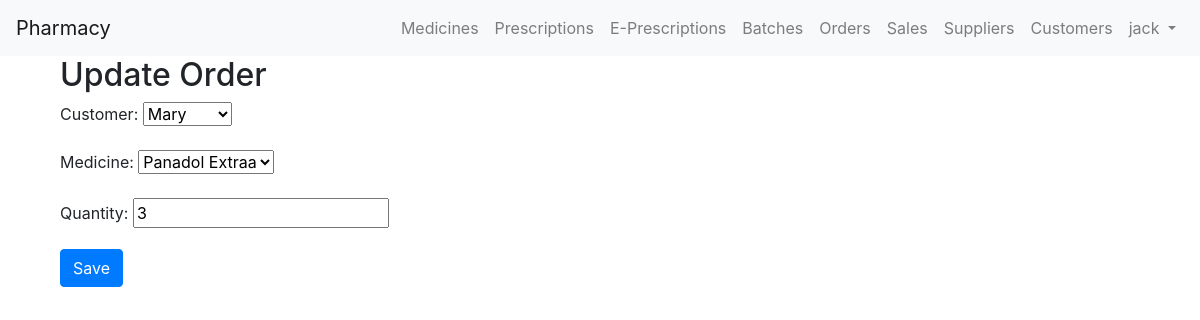
Page /orders/update/6/ (signed in) on the committed database.
### chemistApi/models.py (models this page shows, shortened)
class Order(models.Model):
    customer = models.ForeignKey(Customer, on_delete=models.SET_NULL, null=True, blank=True, default=None)
    medicine = models.ForeignKey(Medicine, related_name='orders', on_delete=models.CASCADE)
    quantity = models.IntegerField()
    order_date = models.DateField(auto_now_add=True)

### chemistApi/views.py (the view)
@method_decorator(login_required, name='dispatch')
class OrderUpdateView(UpdateView):
    model = Order
    form_class = OrderForm
    template_name = 'update_order.html'
    success_url = reverse_lazy('order_list')

### chemistApi/forms.py
class OrderForm(forms.ModelForm):
    class Meta:
        model = Order
        fields = '__all__'
        exclude = ['order_date']

### chemistApi/models.py (called while the page is built)
    def __str__(self):
        return self.name

    def __str__(self):
        return self.name

### chemistApi/templates/update_order.html (shortened to what this page needs)
{% extends 'base.html' %}
{% block content %}
<div class="container">
    <h2>Update Order</h2>
    <form method="post">
        {{ form.as_p }}
        <button type="submit" class="btn btn-primary">Save</button>
    </form>
</div>
{% endblock %}

### chemistApi/templates/base.html (shortened to what this page needs)
<!DOCTYPE html>
<html lang="en">
<head>
    <link rel="stylesheet" href="https://stackpath.bootstrapcdn.com/bootstrap/4.3.1/css/bootstrap.min.css">
</head>
<body>
    <nav class="navbar navbar-expand-lg navbar-light bg-light">
        <a class="navbar-brand" href="{% url 'sale_create' %}">Pharmacy</a>
        <div class="collapse navbar-collapse" id="navbarNav">
            <ul class="navbar-nav ml-auto">
                {% if user.is_authenticated %}
                <li class="nav-item">
                    <a class="nav-link" href=" {%url 'medicine_list'%}">Medicines</a>
                </li>
                 <li class="nav-item">
                    <a class="nav-link" href=" {%url 'list_prescriptions'%}">Prescriptions</a>
                </li>
                 <li class="nav-item">
                    <a class="nav-link" href=" {%url 'list_e_prescriptions'%}">E-Prescriptions</a>
                </li>
                <li class="nav-item">
                    <a class="nav-link" href=" {%url 'batch_list'%}">Batches</a>
                </li>
                <li class="nav-item">
                    <a class="nav-link" href="{% url 'order_list'%}">Orders</a>
                </li>
                <li class="nav-item">
                    <a class="nav-link" href="{% url 'sale_list'%}">Sales</a>
                </li>
                <li class="nav-item">
                    <a class="nav-link" href="{% url 'supplier_list'%}">Suppliers</a>
                </li>
                <li class="nav-item">
                    <a class="nav-link" href="{%url 'customer_list'%}">Customers</a>
                </li>
                    <li class="nav-item dropdown">
                        <a class="nav-link dropdown-toggle" href="#" id="navbarDropdown" role="button" data-toggle="dropdown" aria-haspopup="true" aria-expanded="false">
                            {{ user.username }}
                        </a>
                    </li>
                {% endif %}
            </ul>
        </div>
    </nav>
    <div class="container">
        {% block content %}
        {% endblock %}
    </div>
</body>
</html>

### rows in the picture
Order: customer "Mary", medicine "Panadol Extraa", quantity "3"

### other values in the picture
{{ user.username }} "jack"
